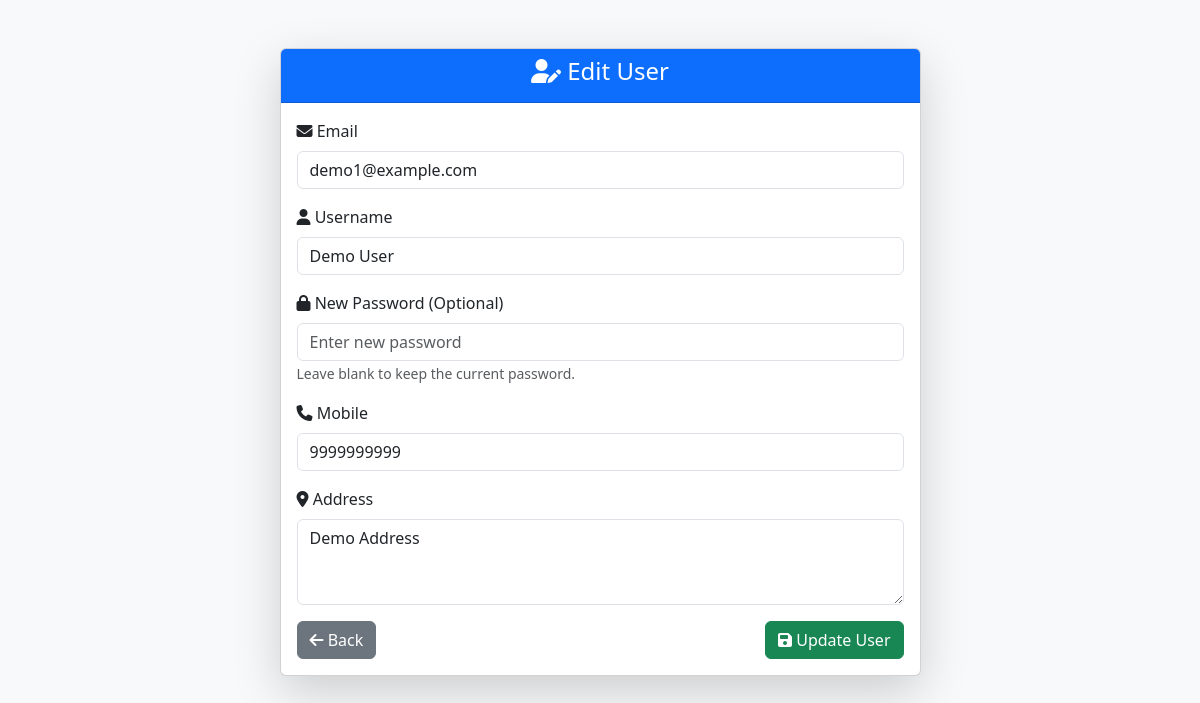
Page /Adminpanel/edit_user.php?id=1 on the committed database.
### tables this page shows
CREATE TABLE `users` (
  `user_id` int(100) NOT NULL,
  `username` varchar(250) NOT NULL,
  `email` varchar(60) NOT NULL,
  `password` varchar(300) NOT NULL,
  `created_at` datetime NOT NULL DEFAULT current_timestamp(),
  `mobile` varchar(15) DEFAULT NULL,
  `address` text DEFAULT NULL,
  `profile_image` varchar(255) DEFAULT NULL
);

### Adminpanel/edit_user.php (the view, shortened to what this page needs)
<?php
include '../database/dbconnect.php';
if (isset($_GET['id'])) {
    $user_id = $_GET['id'];
    $query = "SELECT * FROM users WHERE user_id = $user_id";
    $result = mysqli_query($conn, $query);
    $row = mysqli_fetch_assoc($result);
}
?>
<!DOCTYPE html>
<html lang="en">
<head>
    <link href="https://cdn.jsdelivr.net/npm/bootstrap@5.3.0/dist/css/bootstrap.min.css" rel="stylesheet">
    <link rel="stylesheet" href="https://cdnjs.cloudflare.com/ajax/libs/font-awesome/6.4.2/css/all.min.css">
</head>
<body class="bg-light">
<div class="container mt-5">
    <div class="row justify-content-center">
        <div class="col-md-7">
            <div class="card shadow-lg">
                <div class="card-header bg-primary text-white text-center">
                    <h4><i class="fas fa-user-edit"></i> Edit User</h4>
                </div>
                <div class="card-body">
                    <form method="post">
                        <div class="mb-3">
                            <label class="form-label"><i class="fas fa-envelope"></i> Email</label>
                            <input type="email" name="email" class="form-control" value="<?php echo $row['email']; ?>" required>
                        </div>
                        <div class="mb-3">
                            <label class="form-label"><i class="fas fa-user"></i> Username</label>
                            <input type="text" name="username" class="form-control" value="<?php echo $row['username']; ?>" required>
                        </div>
                        <div class="mb-3">
                            <label class="form-label"><i class="fas fa-lock"></i> New Password (Optional)</label>
                            <input type="password" name="password" class="form-control" placeholder="Enter new password">
                            <small class="text-muted">Leave blank to keep the current password.</small>
                        </div>
                        <div class="mb-3">
                            <label class="form-label"><i class="fas fa-phone"></i> Mobile</label>
                            <input type="text" name="mobile" class="form-control" value="<?php echo $row['mobile']; ?>">
                        </div>
                        <div class="mb-3">
                            <label class="form-label"><i class="fas fa-map-marker-alt"></i> Address</label>
                            <textarea name="address" class="form-control" rows="3"><?php echo $row['address']; ?></textarea>
                        </div>
                        <div class="d-flex justify-content-between">
                            <a href="users.php" class="btn btn-secondary"><i class="fas fa-arrow-left"></i> Back</a>
                            <button type="submit" name="update" class="btn btn-success"><i class="fas fa-save"></i> Update User</button>
                        </div>
                    </form>
                </div>
            </div>
        </div>
    </div>
</div>
</body>
</html>

### rows in the picture
users: email "demo1@example.com", username "Demo User", mobile "9999999999", address "Demo Address"
